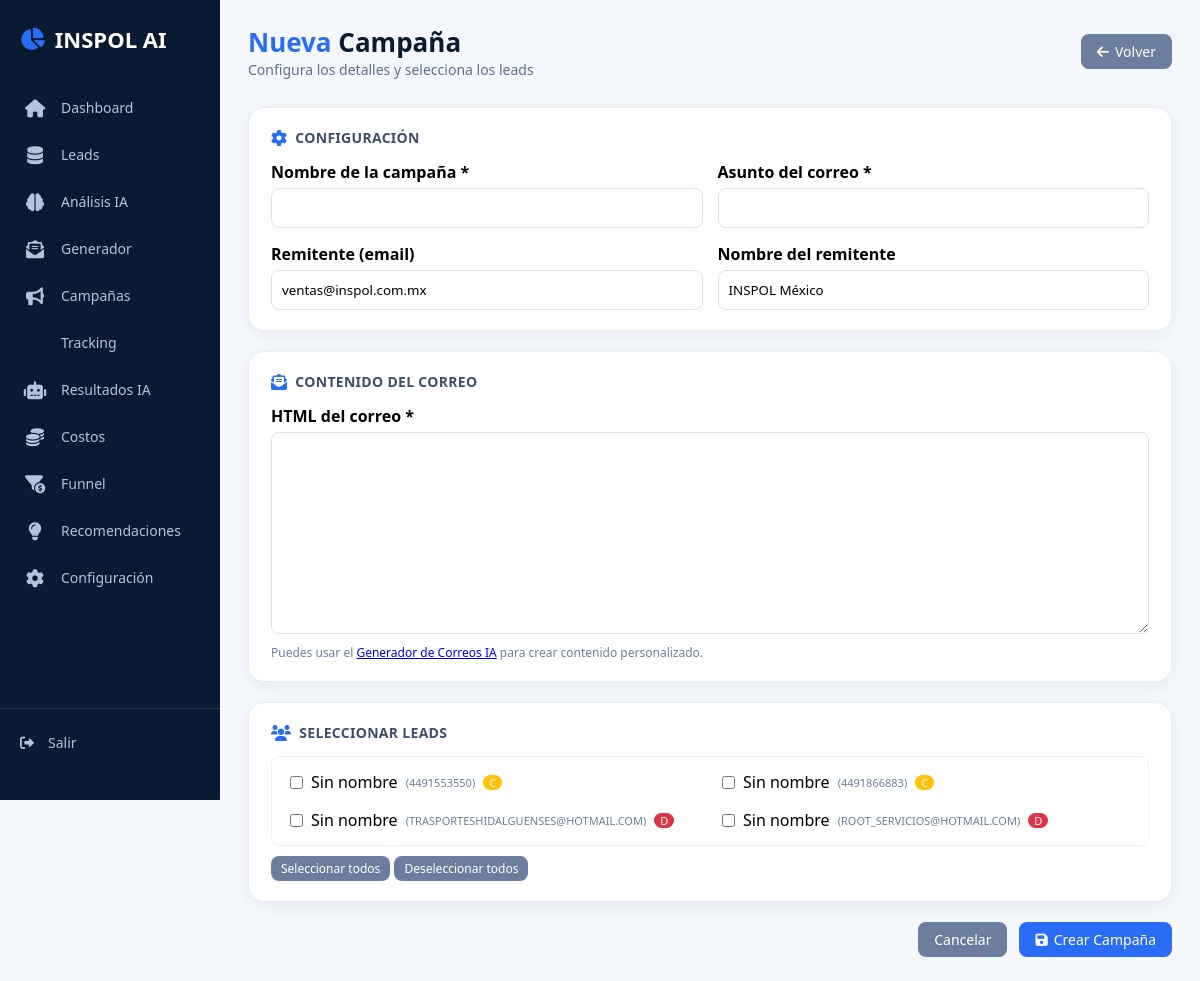
/campaigns/new, run on the app's committed database.
### app.py (models this page shows)
class Lead(db.Model):
    id = db.Column(db.Integer, primary_key=True)
    nombre = db.Column(db.String(200))
    razon_social = db.Column(db.String(200))
    actividad = db.Column(db.String(200))
    scian = db.Column(db.String(20))
    personal = db.Column(db.String(50))
    municipio = db.Column(db.String(100))
    estado = db.Column(db.String(100))
    telefono = db.Column(db.String(50))
    correo = db.Column(db.String(100))
    sitio_web = db.Column(db.String(200))
    fecha_denue = db.Column(db.String(50))
    scoring = db.Column(db.String(1))
    score_puntaje = db.Column(db.Integer)
    insight = db.Column(db.Text)
    riesgos = db.Column(db.Text)
    oportunidades = db.Column(db.Text)
    soluciones = db.Column(db.Text)
    prioridad = db.Column(db.Integer)
    created_at = db.Column(db.DateTime, default=datetime.utcnow)
    analyzed_at = db.Column(db.DateTime, nullable=True)

### app.py (the view, shortened to what this page needs)
@app.route('/campaigns/new', methods=['GET','POST'])
def campaign_new():
    leads = Lead.query.filter(Lead.correo.isnot(None)).order_by(Lead.score_puntaje.desc()).all()
    config = get_smtp_config()
    return render_template('campaign_form.html', leads=leads, config=config, now=datetime.now())

### app.py (called while the page is built)
def get_smtp_config():
    try:
        with open('config_user.json', 'r') as f:
            return json.load(f)
    except:
        return {
            'smtp_host': 'mail.inspol.com.mx',
            'smtp_port': 587,
            'smtp_user': 'ventas@inspol.com.mx',
            'smtp_password': 'Inspol2.0@2026',
            'default_sender_name': 'INSPOL México',
            'default_sender_email': 'ventas@inspol.com.mx'
        }

### templates/campaign_form.html (shortened to what this page needs)
{% extends "base.html" %}
{% block content %}
<div class="topbar">
    <div class="left">
        <h1><span>Nueva</span> Campaña</h1>
        <div class="sub">Configura los detalles y selecciona los leads</div>
    </div>
    <div class="right">
        <a href="{{ url_for('campaigns') }}" class="btn btn-secondary">
            <i class="fas fa-arrow-left"></i> Volver
        </a>
    </div>
</div>
<form method="POST">
    <div class="card">
        <div class="card-title"><i class="fas fa-cog"></i> Configuración</div>
        <div style="display:grid; grid-template-columns:1fr 1fr; gap:15px;">
            <div>
                <label style="display:block; font-weight:600; margin-bottom:5px;">Nombre de la campaña *</label>
                <input type="text" name="name" required style="width:100%; padding:10px; border:1px solid #dce1e9; border-radius:8px;">
            </div>
            <div>
                <label style="display:block; font-weight:600; margin-bottom:5px;">Asunto del correo *</label>
                <input type="text" name="subject" required style="width:100%; padding:10px; border:1px solid #dce1e9; border-radius:8px;">
            </div>
            <div>
                <label style="display:block; font-weight:600; margin-bottom:5px;">Remitente (email)</label>
                <input type="email" name="sender_email" value="{{ config.default_sender_email }}" style="width:100%; padding:10px; border:1px solid #dce1e9; border-radius:8px;">
            </div>
            <div>
                <label style="display:block; font-weight:600; margin-bottom:5px;">Nombre del remitente</label>
                <input type="text" name="sender_name" value="{{ config.default_sender_name }}" style="width:100%; padding:10px; border:1px solid #dce1e9; border-radius:8px;">
            </div>
        </div>
    </div>
    <div class="card">
        <div class="card-title"><i class="fas fa-envelope-open-text"></i> Contenido del correo</div>
        <div>
            <label style="display:block; font-weight:600; margin-bottom:5px;">HTML del correo *</label>
            <textarea name="body_html" required rows="12" style="width:100%; padding:10px; border:1px solid #dce1e9; border-radius:8px; font-family:monospace;"></textarea>
            <p style="font-size:12px; color:#6c7e9e; margin-top:5px;">
                Puedes usar el <a href="{{ url_for('generador') }}">Generador de Correos IA</a> para crear contenido personalizado.
            </p>
        </div>
    </div>
    <div class="card">
        <div class="card-title"><i class="fas fa-users"></i> Seleccionar Leads</div>
        <div style="max-height:400px; overflow-y:auto; border:1px solid #eef2f7; border-radius:8px; padding:10px;">
            {% if leads %}
                <div style="display:grid; grid-template-columns:1fr 1fr; gap:8px;">
                    {% for lead in leads %}
                        <label style="display:flex; align-items:center; gap:8px; padding:4px 8px; border-radius:4px; cursor:pointer;">
                            <input type="checkbox" name="lead_ids" value="{{ lead.id }}">
                            <span>{{ lead.nombre or lead.razon_social or 'Sin nombre' }}</span>
                            <span style="font-size:11px; color:#6c7e9e;">({{ lead.correo }})</span>
                            <span style="font-size:11px; background:{% if lead.scoring == 'A' %}#28a745{% elif lead.scoring == 'B' %}#17a2b8{% elif lead.scoring == 'C' %}#ffc107{% else %}#dc3545{% endif %}; color:white; padding:0 6px; border-radius:10px;">
                                {{ lead.scoring or '-' }}
                            </span>
                        </label>
                    {% endfor %}
                </div>
            {% else %}
                <p style="text-align:center; color:#6c7e9e; padding:20px;">
                    No hay leads con correo electrónico.
                    <br>
                    <a href="{{ url_for('importar_leads') }}">Importa leads primero</a>
                </p>
            {% endif %}
        </div>
        <div style="margin-top:10px;">
            <button type="button" onclick="seleccionarTodos()" class="btn btn-sm btn-secondary">Seleccionar todos</button>
            <button type="button" onclick="deseleccionarTodos()" class="btn btn-sm btn-secondary">Deseleccionar todos</button>
        </div>
    </div>
    <div style="display:flex; gap:12px; justify-content:flex-end; margin-top:20px;">
        <a href="{{ url_for('campaigns') }}" class="btn btn-secondary">Cancelar</a>
        <button type="submit" class="btn btn-primary">
            <i class="fas fa-save"></i> Crear Campaña
        </button>
    </div>
</form>
{% endblock %}

### templates/base.html (style rules this page uses)
* { margin:0; padding:0; box-sizing:border-box; font-family:'Segoe UI',Roboto,system-ui,sans-serif; }
body { background:#f4f7fc; display:flex; min-height:100vh; }
.topbar { display:flex; justify-content:space-between; align-items:center; margin-bottom:28px; flex-wrap:wrap; gap:16px; }
.topbar .left h1 { font-size:26px; font-weight:700; color:#0b1a33; }
.topbar .left h1 span { color:#2a6df4; }
.topbar .left .sub { font-size:14px; color:#5e6f8d; font-weight:500; }
.topbar .right { display:flex; align-items:center; gap:16px; }
.card { background:#fff; border-radius:16px; padding:20px 22px; box-shadow:0 4px 16px rgba(0,20,50,0.06); border:1px solid #eaedf2; margin-bottom:20px; }
.card-title { font-size:14px; font-weight:600; color:#3f4e6b; text-transform:uppercase; letter-spacing:0.3px; margin-bottom:14px; display:flex; align-items:center; gap:8px; }
.card-title i { color:#2a6df4; font-size:16px; }
.btn { padding:8px 16px; border:none; border-radius:8px; font-weight:500; cursor:pointer; text-decoration:none; display:inline-flex; align-items:center; gap:6px; transition:0.2s; font-size:14px; }
.btn-primary { background:#2a6df4; color:white; }
.btn-secondary { background:#6c7e9e; color:white; }
.btn-sm { padding:4px 10px; font-size:12px; }

### templates/campaign_form.html (style rules this page uses)
.btn { padding:8px 16px; border:none; border-radius:8px; font-weight:500; cursor:pointer; text-decoration:none; display:inline-flex; align-items:center; gap:6px; transition:0.2s; font-size:14px; }
.btn-primary { background:#2a6df4; color:white; }
.btn-secondary { background:#6c7e9e; color:white; }
.btn-sm { padding:4px 10px; font-size:12px; }

### data on the page
Lead: nombre+razon_social "Sin nombre", correo "4491553550", scoring "C"
Lead: nombre+razon_social "Sin nombre", correo "4491866883", scoring "C"
Lead: nombre+razon_social "Sin nombre", correo "TRASPORTESHIDALGUENSES@HOTMAIL.COM", scoring "D"
Lead: nombre+razon_social "Sin nombre", correo "ROOT_SERVICIOS@HOTMAIL.COM", scoring "D"
